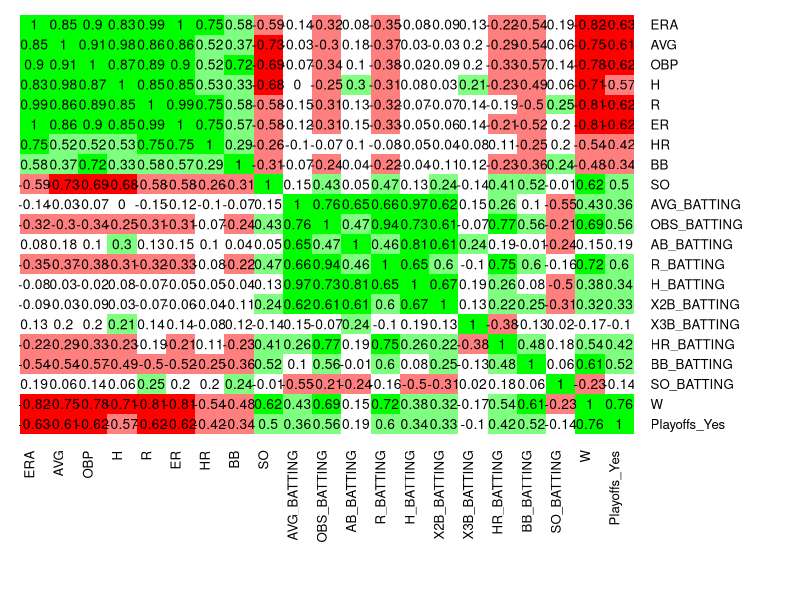
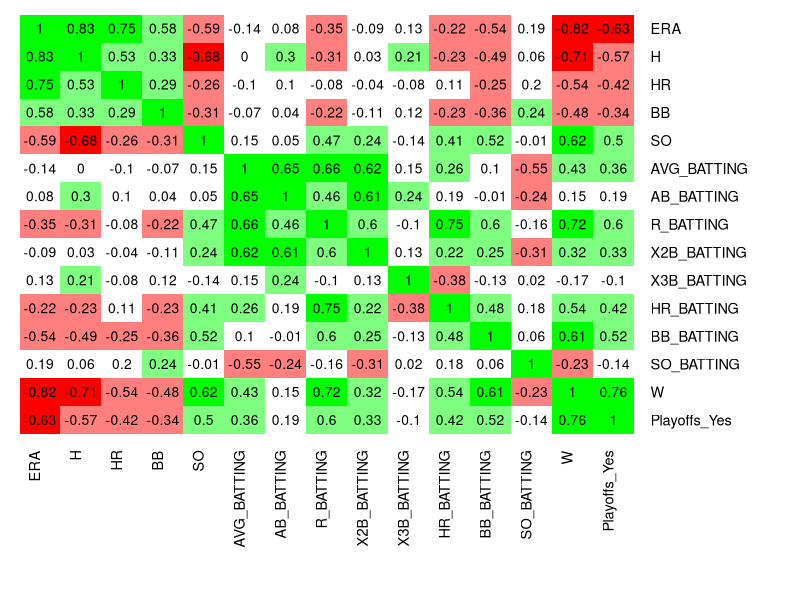
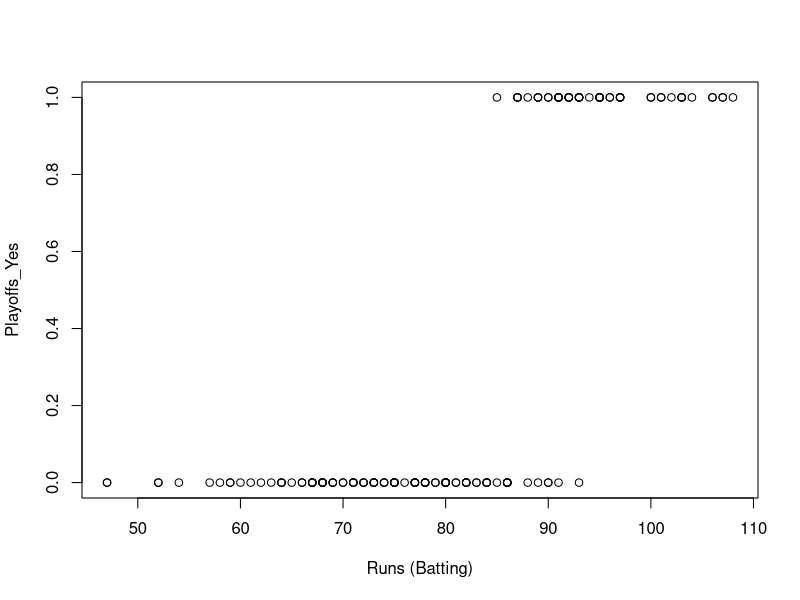
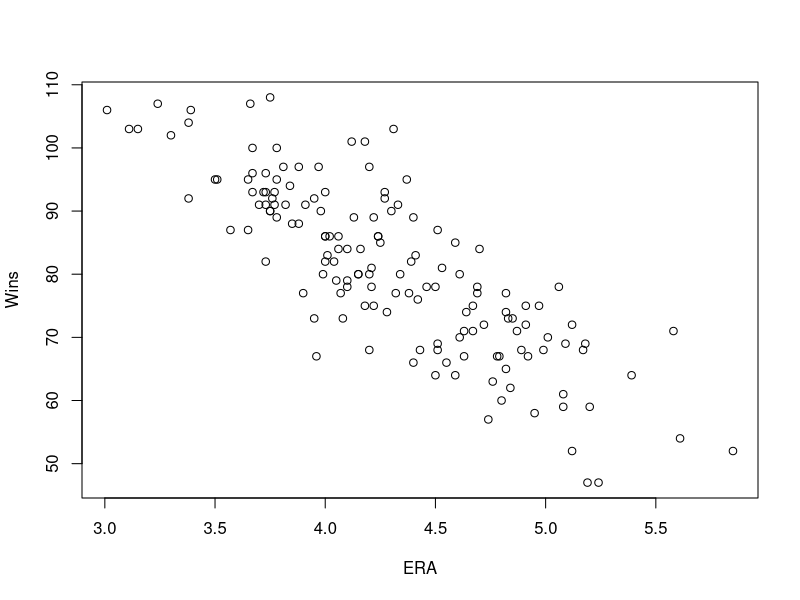
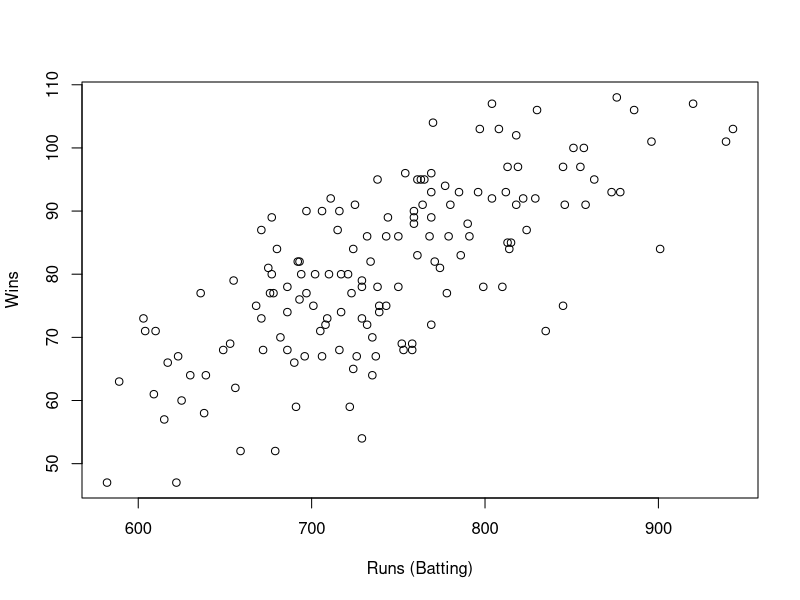
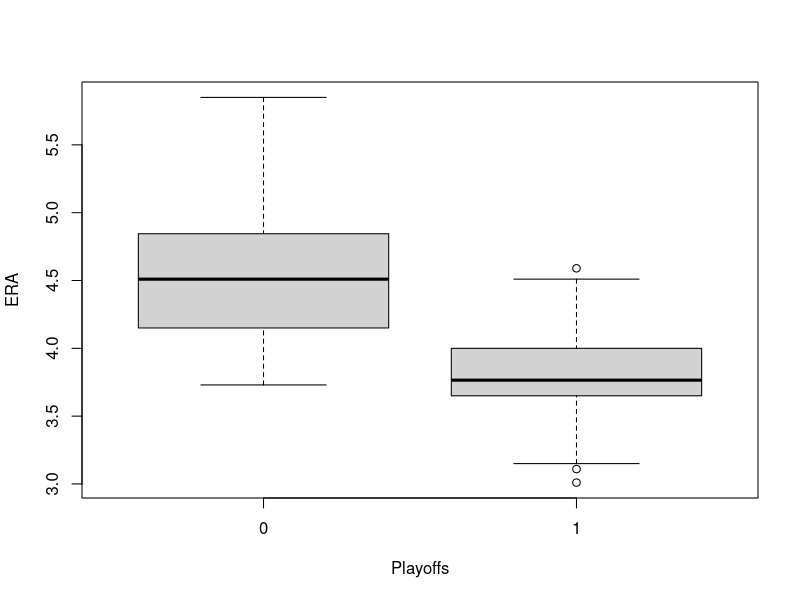
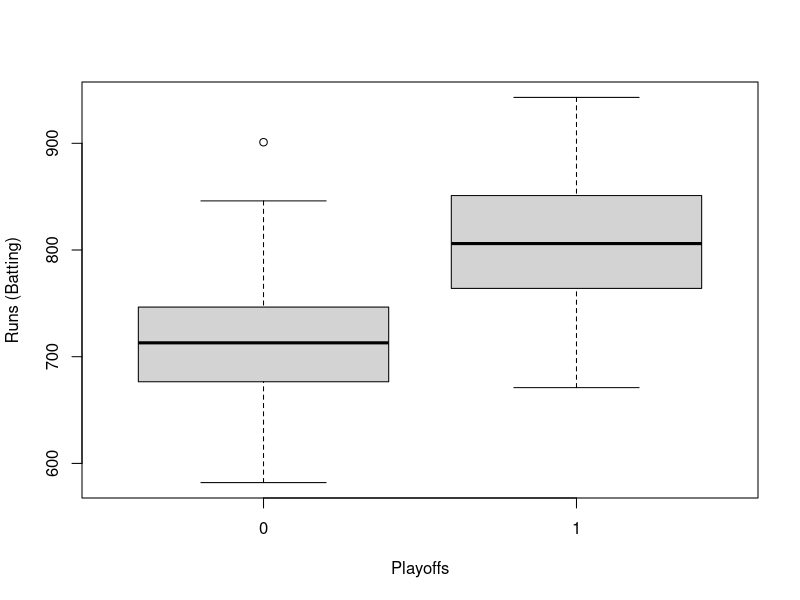
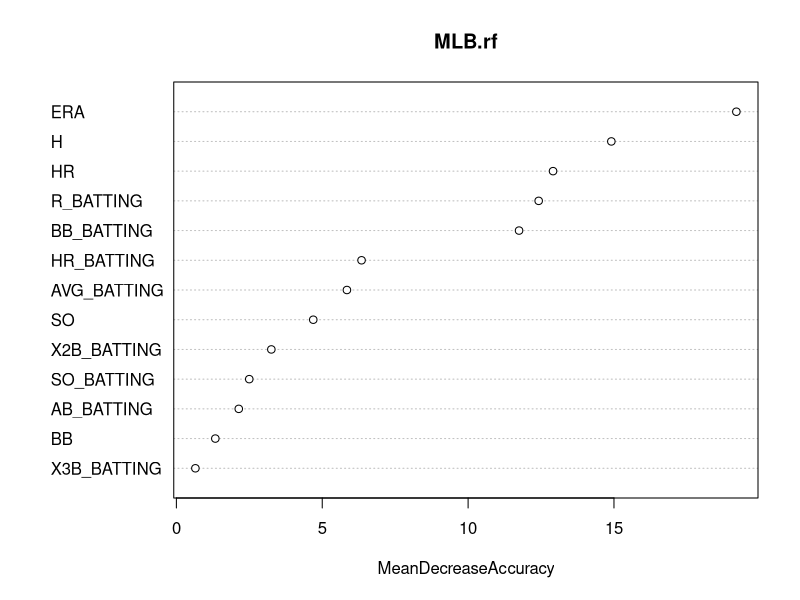

The R source for these figures, in order:
#### READING IN THE DATA ####
MLB.df <- read.csv("Regular Season MLB Team Stats.csv", stringsAsFactors = TRUE)
t(t(names(MLB.df)))
summary(MLB.df)


#### CREATING DUMMY VARIABLES ####
library(fastDummies)
MLB.df <- dummy_cols(MLB.df,
                         select_columns = "Playoffs", 
                         remove_first_dummy = TRUE,
                         remove_selected_columns = TRUE)
t(t(names(MLB.df)))
summary(MLB.df)

#### EDA ####

## Correlation Matrix with Heatmap
library(gplots)
colfun <- colorRampPalette(c("red", "white", "green"))
heatmap.2(round(cor(MLB.df[, c(2:4, 6:22, 25)]), 2), Rowv = FALSE, Colv = FALSE,
          dendrogram = "none", col = colfun(5), lwid=c(0.1,4), lhei=c(0.1,4),
          cellnote = round(cor(MLB.df[, c(2:4, 6:22, 25)]), 2), 
          notecol = "black", key = FALSE, trace = "none", margins = c(10, 10))

## Updated Heatmap: DROP R, AVG, OBP, ER, H_BATTING, OBS_BATTING
colfun <- colorRampPalette(c("red", "white", "green"))
heatmap.2(round(cor(MLB.df[, c(2, 6,  9:12, 14:15, 17:22, 25)]), 2), Rowv = FALSE, Colv = FALSE,
          dendrogram = "none", col = colfun(5), lwid=c(0.1,4), lhei=c(0.1,4),
          cellnote = round(cor(MLB.df[, c(2, 6, 9:12, 14:15, 17:22, 25)]), 2), 
          notecol = "black", key = FALSE, trace = "none", margins = c(10, 10))

## scatterplot of Playoffs_Yes by R_BATTING
plot(MLB.df$Playoffs_Yes ~ MLB.df$W, xlab = "Runs (Batting)", 
     ylab = "Playoffs_Yes")

## scatterplot of Wins by Pitching ERA
plot(MLB.df$W ~ MLB.df$ERA, xlab = "ERA", 
     ylab = "Wins")

## scatterplot of Wins by Batting Runs
plot(MLB.df$W ~ MLB.df$R_BATTING, xlab = "Runs (Batting)", 
     ylab = "Wins")

## boxplot of Playoffs distribution compared to ERA
boxplot(MLB.df$ERA ~ MLB.df$Playoffs_Yes, xlab = "Playoffs", ylab = "ERA")

## boxplot of Playoffs distribution compared to R_BATTING
boxplot(MLB.df$R_BATTING ~ MLB.df$Playoffs_Yes, xlab = "Playoffs", ylab = "Runs (Batting)")

## create new data frame containing only the variables to be used for analysis
MLBsub.df <- MLB.df[, c(2, 6,  9:12, 14:15, 17:21, 25)]
head(MLBsub.df)


#### PARTITIONING THE DATA ####
# use set.seed() to get the same partitions when re-running the R code
set.seed(1)

## partitioning into training (70%) and validation (30%) 
# randomly sample 70% of the row IDs for training; the remaining 30% serve as
# validation
train.rows <- sample(rownames(MLBsub.df),       # sampling from the row IDs
                     nrow(MLBsub.df)*0.7)       # using 70% for training data

# collect all the columns with training row ID into training set:
train.data <- MLBsub.df[train.rows, ]

# assign row IDs that are not already in the training set into validation
valid.rows <- setdiff(rownames(MLBsub.df), train.rows)
valid.data <- MLBsub.df[valid.rows, ]

head(train.data)
head(valid.data)


#### Full Logistic Regression Model ####
playoffs.glm <- glm(Playoffs_Yes ~ ., family = "binomial", data = train.data)
options(scipen=999, digits=7)
summary(playoffs.glm)
dim(summary(playoffs.glm)$coefficients)[1]-1
AIC(playoffs.glm)
BIC(playoffs.glm)
deviance(playoffs.glm)

# out-of-sample prediction
library(forecast)
pred.glm.valid <- predict(playoffs.glm, newdata = valid.data, type = "response")
pred.glm.valid
# create the confusion matrix
library(caret)
confusionMatrix(as.factor(ifelse(pred.glm.valid >= 0.3, "1", "0")), as.factor(valid.data$Playoffs_Yes), 
                positive = "1")

#### odds coefficients ####
options(scipen=5, digits=7)
data.frame(summary(playoffs.glm)$coefficient, odds = exp(coef(playoffs.glm)))



#### RANDOM FOREST FOR CLASSIFICATION ####
library(randomForest)

MLB.rf <- randomForest(as.factor(Playoffs_Yes) ~ .,
                       data = train.data,
                       ntree = 500,
                       mtry = 4,
                       nodesize = 5,
                       importance = TRUE)

#### VARIABLE IMPORTANT PLOT ####
varImpPlot(MLB.rf, type = 1)

#### CONFUSION MATRIX ####
MLB.rf.pred <- predict(MLB.rf, valid.data)
confusionMatrix(MLB.rf.pred, as.factor(valid.data$Playoffs_Yes), positive = "1")



#### K-NEAREST NEIGHBORS FOR CLASSIFICATION ####

colnames(MLBsub.df)

#### STANDARDIZATION ####
train.norm <- train.data
valid.norm <- valid.data

cols <- colnames(train.norm[ , c(1:14)])
for (i in cols) {
  valid.norm[[i]] <- (valid.data[[i]] - min(train.data[[i]])) / (max(train.data[[i]]) - min(train.data[[i]]))
  train.norm[[i]] <- (train.data[[i]] - min(train.data[[i]])) / (max(train.data[[i]]) - min(train.data[[i]]))
}

summary(train.norm)
summary(valid.norm)


#### USING K=1 ####
library(FNN)
## Excluding outcome var Playoffs_Yes (15)
MLB.nn <- knn(train = train.norm[, c(1:13)], 
              test = valid.norm[, c(1:13)],
              cl = train.norm$Playoffs_Yes,
              k = 1)

# look at the confusion matrix
library(caret)
confusionMatrix(MLB.nn, as.factor(valid.norm$Playoffs_Yes), positive = "1")


#### DETERMINE BEST K FOR CLASSIFICATION ####

# initialize a data frame with two columns: k and accuracy
accuracy.df <- data.frame(k = seq(1, 30, 1), accuracy = rep(0, 30))

# compute knn for different k on validation set
for (i in 1:30) {
  MLB.knn.pred <- knn(train = train.norm[, c(1:13)], 
                      test = valid.norm[, c(1:13)],
                      cl = train.norm$Playoffs_Yes, 
                      k = i)
  accuracy.df[i, 2] <- confusionMatrix(MLB.knn.pred, as.factor(valid.norm$Playoffs_Yes), positive = "1")$overall[1]
}
accuracy.df

#### Confusion Matrix for k = 5 ####
MLB.nn5 <- knn(train = train.norm[, c(1:13)], 
               test = valid.norm[, c(1:13)],
               cl = train.norm$Playoffs_Yes,
               k = 5)
confusionMatrix(MLB.nn5, as.factor(valid.norm$Playoffs_Yes), positive = "1")
